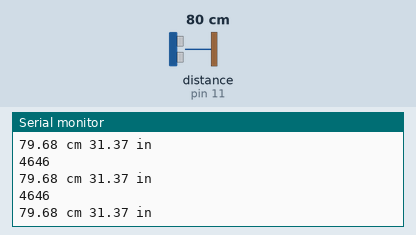
Bench run of a sketch on a simulated Arduino Uno, built with avr-gcc and run on an emulated ATmega328P. On the bench: the last lines printed to the serial monitor. Wiring (inferred from the names in the program): ultrasonic range finder: trigger pin 12; echo pin 11. Inputs (shaded band) come from the test bench; at power-on: distance to the obstacle (sensor on pin 11) 80 cm. The echo pulse lasts 58.3 µs per cm.

Above: at 1.2 s.
1.3 s: distance to the obstacle (sensor on pin 11) set to 2 cm
At 1.72 s:
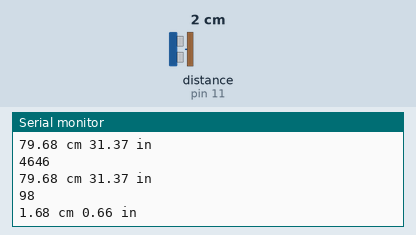
2.8 s: distance to the obstacle (sensor on pin 11) set to 4 cm
At 2.98 s:
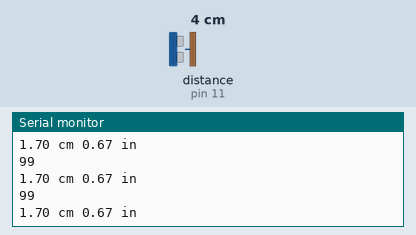
4.3 s: distance to the obstacle (sensor on pin 11) set to 299 cm
At 4.52 s:
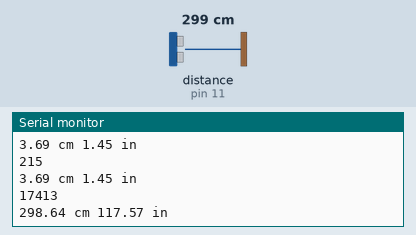
Timing chart, 0 to 7.3 s (numbered marks = the images above; inputs shaded):
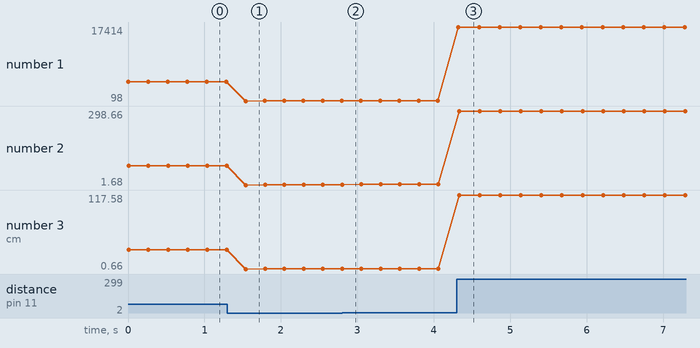

The sketch:

55-measuring_distance_with_hc-sr04_sensor.ino
```cpp
#define TRIGGERPIN 12
#define ECHOPIN 11

int travelTime = 0;
float distanceInCm = 0;
float distanceInInches = 0;

void setup() {
  Serial.begin(9600);
  pinMode(TRIGGERPIN, OUTPUT);
  pinMode(ECHOPIN, INPUT);
}

void loop() {
  digitalWrite(TRIGGERPIN, LOW);
  delayMicroseconds(10);
  digitalWrite(TRIGGERPIN, HIGH);
  delayMicroseconds(10);
  digitalWrite(TRIGGERPIN, LOW);

  travelTime = pulseIn(ECHOPIN, HIGH);

  distanceInCm = 1/29.154 * travelTime/2;
  distanceInInches = 1/74.052 * travelTime/2;

  Serial.println(travelTime);
  Serial.print(distanceInCm);
  Serial.print(" cm ");
  Serial.print(distanceInInches);
  Serial.println(" in");
  delay(250);
}
```

Measured:
- after the input at 1.3 s, the serial monitor: prints a new line after 0.24 s (image 1)
- after the input at 4.3 s, the serial monitor: prints a new line at once (image 3)
- plotted number 1: 4646 → 99 after the input at 1.3 s, 99 → 215 after the input at 2.8 s, 215 → 17414 after the input at 4.3 s
- plotted number 2: 79.68 → 1.7 after the input at 1.3 s, 1.7 → 3.69 after the input at 2.8 s, 3.69 → 298.66 after the input at 4.3 s
- plotted number 3: 31.37 → 0.67 after the input at 1.3 s, 0.67 → 1.45 after the input at 2.8 s, 1.45 → 117.58 after the input at 4.3 s
